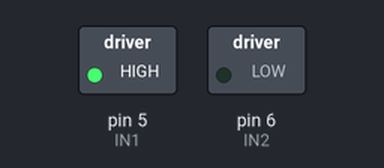
A sketch run on a simulated Arduino Uno, built with avr-gcc and run on an emulated ATmega328P. Shown: switched loads named in the sketch (green lamp = pin HIGH).

Above: at 0.5 s.
At 2.5 s:
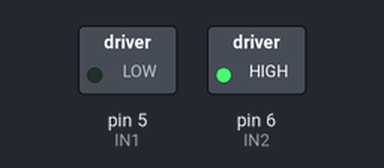
At 3.5 s:
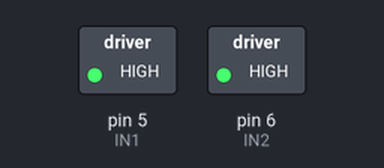
Timing chart, 0 to 5.2 s (numbered marks = the images above):
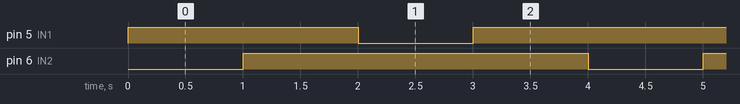

Measured:
- by itself, pin 5 (IN1): repeats every 4.0 s: LOW 1.0 s, HIGH 3.0 s
- by itself, pin 6 (IN2): alternates HIGH for 3.0 s and LOW for 1.0 s
- by itself, everything shown: repeats every 4.0 s, in 4 steps

The sketch:

sketch_motor_gyakukaiten.ino
```cpp
int IN1 = 5;
int IN2 = 6;

void setup() {
  // put your setup code here, to run once:
  pinMode(IN1,OUTPUT);
  pinMode(IN2,OUTPUT);
}

void loop() {
  // put your main code here, to run repeatedly:
  digitalWrite(IN1,HIGH);
  digitalWrite(IN2,LOW);
  delay(1000);
  digitalWrite(IN1,HIGH);
  digitalWrite(IN2,HIGH);
  delay(1000);
  digitalWrite(IN1,LOW);
  digitalWrite(IN2,HIGH);
  delay(1000);
  digitalWrite(IN1,HIGH);
  digitalWrite(IN2,HIGH);
  delay(1000);

}
```
